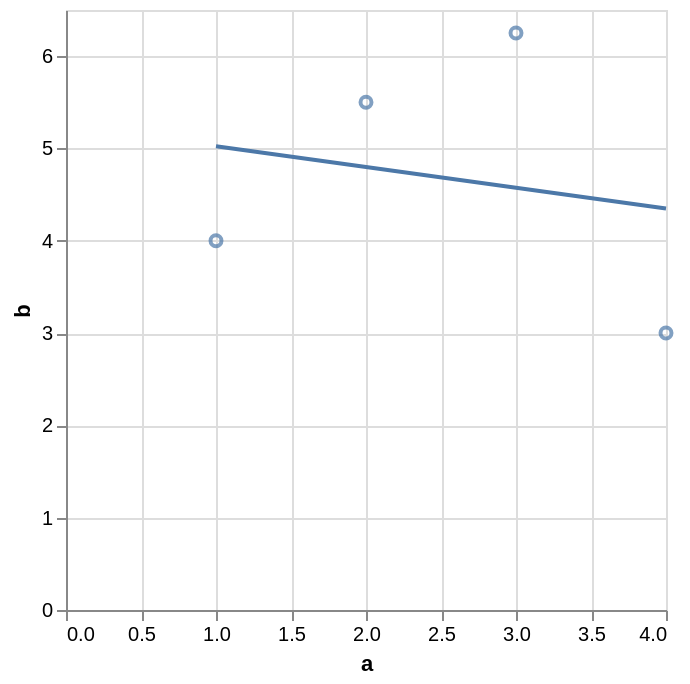

Specify this chart in Vega-Lite:
### Vega-Lite specification from a JSON file in a GitHub repository (floating-point values rounded to 4 significant figures)
{"$schema": "https://vega.github.io/schema/vega-lite/v6.4.1.json", "config": {"view": {"continuousHeight": 300, "continuousWidth": 300}}, "data": {"name": "data-aec22b5641fce54c6a1b0f41e0a05405"}, "datasets": {"data-aec22b5641fce54c6a1b0f41e0a05405": [{"a": 1, "b": 4.0, "c": "x", "t": "2026-01-01T00:00:00"}, {"a": 2, "b": 5.5, "c": "y", "t": "2026-01-02T00:00:00"}, {"a": 3, "b": 6.25, "c": "x", "t": "2026-01-03T00:00:00"}, {"a": 4, "b": 3.0, "c": "y", "t": "2026-01-04T00:00:00"}]}, "layer": [{"encoding": {"x": {"field": "a", "type": "quantitative"}, "y": {"field": "b", "type": "quantitative"}}, "mark": {"type": "point"}}, {"encoding": {"x": {"field": "a", "type": "quantitative"}, "y": {"field": "b", "type": "quantitative"}}, "mark": {"type": "line"}, "transform": [{"on": "a", "regression": "b"}]}]}
